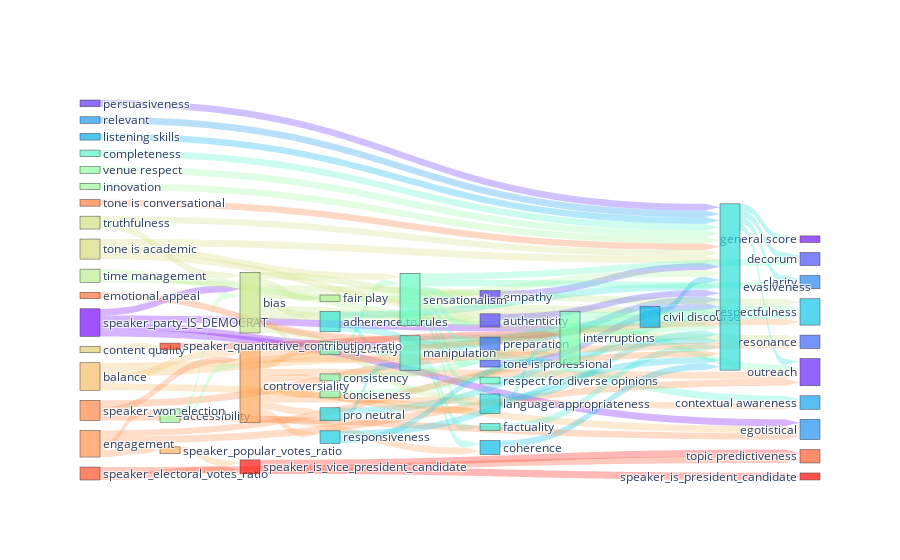

This figure's notebook cell:
### Code cell
# cutoff = 0.00
# set all entries where abs is below cutoff to 0
# pcm = pcm.where(pcm.abs() < cutoff, 0)
# set all diagonal entries to 0
# pcm = pcm.where(~np.eye(pcm.shape[0], dtype=bool), 0)

# take direction from the dis matrix, but strength from the pcm
for i in range(pcm.shape[0]):
    for j in range(i):
        # # if they are both very small then set both to 0
        # if abs(pcm.iloc[i,j] - pcm.iloc[j,i]) < 0.01:
        #     pcm.iloc[i, j] = 0
        #     pcm.iloc[j, i] = 0
        #     continue

        if dis_matrix.iloc[i, j] > dis_matrix.iloc[j, i]:
            pcm.iloc[j, i] = 0
        else:
            pcm.iloc[i, j] = 0

# plot as dist matrix
#fig = dis_matrix_to_go_figure(pcm, 'Correlation Network', 100, source='speaker_party_IS_DEMOCRAT')
#fig
# set all diagonal entries to 0
pcm = pcm.where(~np.eye(pcm.shape[0], dtype=bool), 0)
dm = DistanceMatrix(pcm)
dm.keep_top_n_links(100)
dm.to_go_figure()



# # plot the graph of the partial correlation matrix
# import networkx as nx

# G = nx.from_pandas_adjacency(pcm)

# plt.figure(figsize=(15, 15))
# pos = nx.spring_layout(G)

# nx.draw(G, pos, with_labels=True, node_size=3000, node_color='skyblue', font_size=10, font_weight='bold', edge_color='gray', linewidths=1, font_color='black', alpha=0.7)
# plt.show()

### Figure 1 — Plotly figure (JSON) as saved in the notebook; plotly's stock layout.template omitted (floating-point values rounded to 4 significant figures)
{"data": [{"arrangement": "freeform", "link": {"arrowlen": 15, "color": ["rgba(255, 21, 10, 0.3)", "rgba(78, 243, 205, 0.3)", "rgba(121, 9, 254, 0.3)", "rgba(78, 243, 205, 0.3)", "rgba(78, 243, 205, 0.3)", "rgba(200, 229, 135, 0.3)", "rgba(121, 9, 254, 0.3)", "rgba(255, 164, 87, 0.3)", "rgba(255, 134, 69, 0.3)", "rgba(124, 254, 181, 0.3)", "rgba(255, 144, 75, 0.3)", "rgba(214, 219, 126, 0.3)", "rgba(67, 92, 250, 0.3)", "rgba(255, 21, 10, 0.3)", "rgba(200, 229, 135, 0.3)", "rgba(255, 164, 87, 0.3)", "rgba(138, 254, 174, 0.3)", "rgba(255, 164, 87, 0.3)", "rgba(246, 189, 103, 0.3)", "rgba(51, 115, 248, 0.3)", "rgba(246, 189, 103, 0.3)", "rgba(100, 251, 194, 0.3)", "rgba(121, 9, 254, 0.3)", "rgba(92, 249, 198, 0.3)", "rgba(255, 144, 75, 0.3)", "rgba(255, 164, 87, 0.3)", "rgba(246, 189, 103, 0.3)", "rgba(78, 243, 205, 0.3)", "rgba(124, 254, 181, 0.3)", "rgba(54, 229, 215, 0.3)", "rgba(255, 164, 87, 0.3)", "rgba(78, 243, 205, 0.3)", "rgba(184, 239, 146, 0.3)", "rgba(246, 189, 103, 0.3)", "rgba(200, 229, 135, 0.3)", "rgba(89, 59, 253, 0.3)", "rgba(116, 254, 186, 0.3)", "rgba(100, 251, 194, 0.3)", "rgba(97, 46, 253, 0.3)", "rgba(146, 253, 169, 0.3)", "rgba(46, 223, 219, 0.3)", "rgba(200, 229, 135, 0.3)", "rgba(54, 229, 215, 0.3)", "rgba(40, 219, 221, 0.3)", "rgba(121, 9, 254, 0.3)", "rgba(200, 229, 135, 0.3)", "rgba(62, 234, 212, 0.3)", "rgba(5, 174, 237, 0.3)", "rgba(54, 229, 215, 0.3)", "rgba(200, 229, 135, 0.3)", "rgba(130, 254, 178, 0.3)", "rgba(214, 219, 126, 0.3)", "rgba(255, 134, 69, 0.3)", "rgba(154, 251, 164, 0.3)", "rgba(0, 180, 235, 0.3)", "rgba(154, 251, 164, 0.3)", "rgba(200, 229, 135, 0.3)", "rgba(46, 223, 219, 0.3)", "rgba(200, 229, 135, 0.3)", "rgba(21, 154, 241, 0.3)", "rgba(8, 189, 232, 0.3)", "rgba(208, 223, 130, 0.3)", "rgba(32, 212, 224, 0.3)", "rgba(46, 223, 219, 0.3)", "rgba(100, 251, 194, 0.3)", "rgba(255, 164, 87, 0.3)", "rgba(84, 246, 202, 0.3)", "rgba(176, 243, 151, 0.3)", "rgba(255, 80, 40, 0.3)", "rgba(255, 164, 87, 0.3)", "rgba(255, 115, 59, 0.3)", "rgba(255, 164, 87, 0.3)", "rgba(255, 126, 65, 0.3)", "rgba(255, 134, 69, 0.3)", "rgba(200, 229, 135, 0.3)", "rgba(100, 251, 194, 0.3)", "rgba(100, 251, 194, 0.3)", "rgba(100, 251, 194, 0.3)", "rgba(255, 80, 40, 0.3)", "rgba(100, 251, 194, 0.3)", "rgba(46, 223, 219, 0.3)", "rgba(83, 68, 252, 0.3)", "rgba(24, 205, 227, 0.3)", "rgba(32, 212, 224, 0.3)", "rgba(40, 219, 221, 0.3)", "rgba(124, 254, 181, 0.3)", "rgba(255, 144, 75, 0.3)", "rgba(214, 219, 126, 0.3)", "rgba(255, 164, 87, 0.3)", "rgba(230, 205, 115, 0.3)", "rgba(255, 59, 29, 0.3)", "rgba(255, 164, 87, 0.3)", "rgba(184, 239, 146, 0.3)", "rgba(100, 251, 194, 0.3)", "rgba(255, 144, 75, 0.3)", "rgba(208, 223, 130, 0.3)", "rgba(255, 164, 87, 0.3)", "rgba(162, 249, 159, 0.3)", "rgba(24, 205, 227, 0.3)", "rgba(255, 174, 93, 0.3)"], "source": [64, 26, 0, 26, 26, 42, 0, 51, 54, 32, 53, 44, 7, 64, 42, 51, 34, 51, 48, 9, 48, 29, 0, 28, 53, 51, 48, 26, 32, 23, 51, 26, 40, 48, 42, 4, 31, 29, 3, 35, 22, 42, 23, 21, 0, 42, 24, 15, 23, 42, 33, 44, 54, 36, 16, 36, 42, 22, 42, 13, 17, 43, 20, 22, 29, 51, 27, 39, 59, 51, 56, 51, 55, 54, 42, 29, 29, 29, 59, 29, 22, 5, 19, 20, 21, 32, 53, 44, 51, 46, 61, 51, 40, 29, 53, 43, 51, 37, 19, 50], "target": [65, 24, 32, 14, 17, 16, 26, 20, 32, 2, 2, 22, 22, 58, 8, 34, 22, 33, 51, 22, 12, 7, 12, 22, 50, 17, 32, 18, 16, 26, 2, 16, 42, 26, 5, 22, 29, 28, 22, 22, 11, 18, 9, 22, 42, 23, 22, 22, 22, 4, 22, 32, 51, 42, 22, 51, 31, 6, 21, 22, 22, 42, 22, 1, 4, 21, 22, 22, 64, 8, 26, 14, 22, 12, 39, 21, 11, 6, 58, 5, 2, 22, 22, 26, 32, 18, 36, 29, 31, 61, 32, 19, 32, 9, 22, 22, 18, 22, 32, 64], "value": [1.0, 1.0, 0.9983, 0.9977, 0.9974, 0.9968, 0.9962, 0.9962, 0.9959, 0.9956, 0.9945, 0.9932, 0.9904, 0.9901, 0.9899, 0.9896, 0.9892, 0.988, 0.9873, 0.9865, 0.9861, 0.9854, 0.9833, 0.9818, 0.9817, 0.9808, 0.9788, 0.9781, 0.9771, 0.976, 0.9749, 0.9737, 0.973, 0.9729, 0.9713, 0.9696, 0.9691, 0.9691, 0.9652, 0.964, 0.9625, 0.962, 0.9606, 0.9586, 0.9584, 0.9581, 0.9554, 0.955, 0.9546, 0.9539, 0.9537, 0.9525, 0.9507, 0.9504, 0.9496, 0.9427, 0.9417, 0.9411, 0.9406, 0.9406, 0.9404, 0.9399, 0.9384, 0.9348, 0.9337, 0.9335, 0.93, 0.9277, 0.9274, 0.9272, 0.9272, 0.9265, 0.9254, 0.9249, 0.9242, 0.9233, 0.92, 0.9188, 0.918, 0.9157, 0.9153, 0.9149, 0.9136, 0.913, 0.9125, 0.9119, 0.9111, 0.9111, 0.9108, 0.9069, 0.9059, 0.9049, 0.9022, 0.9007, 0.8999, 0.8987, 0.8968, 0.8933, 0.8924, 0.8913]}, "node": {"color": ["rgba(121, 9, 254, 0.7)", "rgba(113, 21, 254, 0.7)", "rgba(105, 34, 254, 0.7)", "rgba(97, 46, 253, 0.7)", "rgba(89, 59, 253, 0.7)", "rgba(83, 68, 252, 0.7)", "rgba(75, 80, 251, 0.7)", "rgba(67, 92, 250, 0.7)", "rgba(59, 103, 249, 0.7)", "rgba(51, 115, 248, 0.7)", "rgba(43, 126, 246, 0.7)", "rgba(37, 134, 245, 0.7)", "rgba(29, 144, 243, 0.7)", "rgba(21, 154, 241, 0.7)", "rgba(13, 164, 239, 0.7)", "rgba(5, 174, 237, 0.7)", "rgba(0, 180, 235, 0.7)", "rgba(8, 189, 232, 0.7)", "rgba(16, 197, 230, 0.7)", "rgba(24, 205, 227, 0.7)", "rgba(32, 212, 224, 0.7)", "rgba(40, 219, 221, 0.7)", "rgba(46, 223, 219, 0.7)", "rgba(54, 229, 215, 0.7)", "rgba(62, 234, 212, 0.7)", "rgba(70, 239, 209, 0.7)", "rgba(78, 243, 205, 0.7)", "rgba(84, 246, 202, 0.7)", "rgba(92, 249, 198, 0.7)", "rgba(100, 251, 194, 0.7)", "rgba(108, 253, 190, 0.7)", "rgba(116, 254, 186, 0.7)", "rgba(124, 254, 181, 0.7)", "rgba(130, 254, 178, 0.7)", "rgba(138, 254, 174, 0.7)", "rgba(146, 253, 169, 0.7)", "rgba(154, 251, 164, 0.7)", "rgba(162, 249, 159, 0.7)", "rgba(170, 246, 154, 0.7)", "rgba(176, 243, 151, 0.7)", "rgba(184, 239, 146, 0.7)", "rgba(192, 234, 140, 0.7)", "rgba(200, 229, 135, 0.7)", "rgba(208, 223, 130, 0.7)", "rgba(214, 219, 126, 0.7)", "rgba(222, 212, 120, 0.7)", "rgba(230, 205, 115, 0.7)", "rgba(238, 197, 109, 0.7)", "rgba(246, 189, 103, 0.7)", "rgba(254, 180, 97, 0.7)", "rgba(255, 174, 93, 0.7)", "rgba(255, 164, 87, 0.7)", "rgba(255, 154, 81, 0.7)", "rgba(255, 144, 75, 0.7)", "rgba(255, 134, 69, 0.7)", "rgba(255, 126, 65, 0.7)", "rgba(255, 115, 59, 0.7)", "rgba(255, 103, 53, 0.7)", "rgba(255, 92, 46, 0.7)", "rgba(255, 80, 40, 0.7)", "rgba(255, 68, 34, 0.7)", "rgba(255, 59, 29, 0.7)", "rgba(255, 46, 23, 0.7)", "rgba(255, 34, 17, 0.7)", "rgba(255, 21, 10, 0.7)", "rgba(255, 9, 4, 0.7)"], "label": ["speaker_party_IS_DEMOCRAT", "general score", "outreach", "persuasiveness", "empathy", "authenticity", "decorum", "tone is professional", "resonance", "preparation", "logical", "clarity", "egotistical", "relevant", "contextual awareness", "listening skills", "civil discourse", "coherence", "respectfulness", "responsiveness", "pro neutral", "language appropriateness", "evasiveness", "adherence to rules", "factuality", "contribution", "manipulation", "completeness", "respect for diverse opinions", "sensationalism", "use of evidence", "objectivity", "interruptions", "consistency", "conciseness", "venue respect", "accessibility", "innovation", "relevance", "fair play", "time management", "speaker_num_parts", "bias", "truthfulness", "tone is academic", "num_parts", "content quality", "speaker_num_parts_ratio", "balance", "quality of sources", "speaker_popular_votes_ratio", "controversiality", "confidence", "engagement", "speaker_won_election", "tone is conversational", "emotional appeal", "num_tokens", "topic predictiveness", "speaker_electoral_votes_ratio", "speaker_electoral_votes", "speaker_quantitative_contribution_ratio", "speaker_quantitative_contribution", "speaker_popular_votes", "speaker_is_vice_president_candidate", "speaker_is_president_candidate"], "pad": 10}, "type": "sankey"}], "layout": {}}
